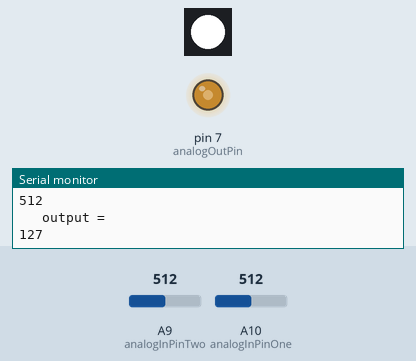
Bench run of a sketch on a simulated Arduino Mega 2560, built with avr-gcc and run on an emulated ATmega2560. Shown: 1 RGB LEDs in strip order, left to right, output pins drawn as LEDs (lit = HIGH), the last lines printed to the serial monitor. Inputs (shaded band) come from the test bench; at power-on: A10 (analogInPinOne) = 512, A9 (analogInPinTwo) = 512.

Above: at 1.6 s.
1.7 s: A10 (analogInPinOne) set to 6
At 3.4 s:
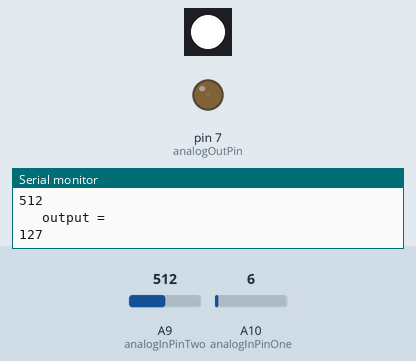
3.9 s: A10 (analogInPinOne) set to 3
At 4.7 s:
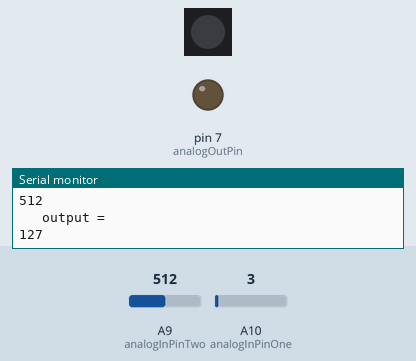
5.5 s: A10 (analogInPinOne) set to 716
At 6.2 s:
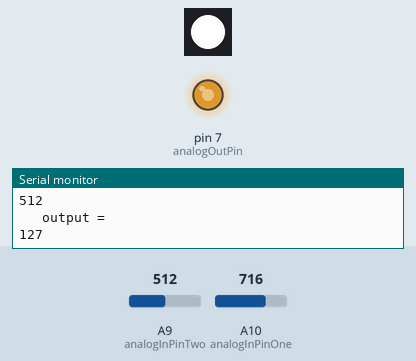
7.1 s: A9 (analogInPinTwo) set to 6
8.6 s: A9 (analogInPinTwo) set to 3
At 10.0 s:
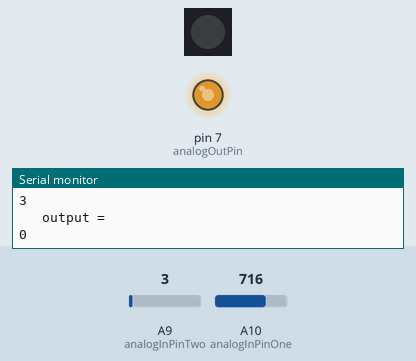
10.3 s: A10 (analogInPinOne) set to 900
At 11.5 s:
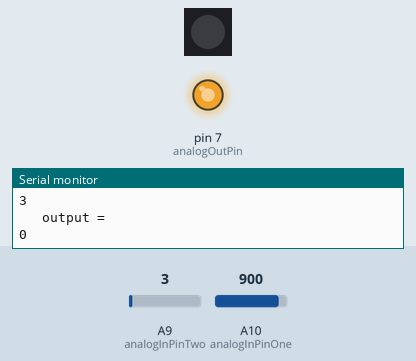
Timing chart, 0 to 12.9 s (numbered marks = the images above; inputs shaded):
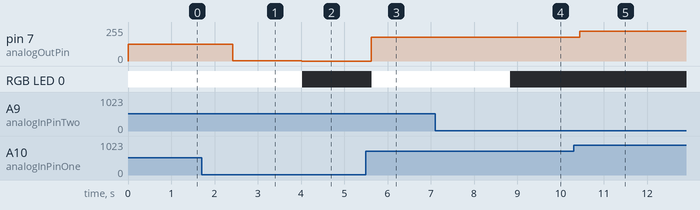

The sketch:

twoPressure.ino
```cpp
#include <Adafruit_NeoPixel.h>

#define PIN 8

#define NUMPIXELS 1

const int analogInPinOne = A10;
const int analogInPinTwo = A9;
const int analogOutPin = 7;

int sensorValueOne = 0;
int sensorValueTwo = 0;
int outputValueOne = 0;
int outputValueTwo = 0;

Adafruit_NeoPixel pixels = Adafruit_NeoPixel(NUMPIXELS, PIN, NEO_GRB + NEO_KHZ800);
void setup() {
  // put your setup code here, to run once:
  Serial.begin(9600);
  pixels.begin(); // This initializes the NeoPixel library.
  pixels.setBrightness(255);
  pixels.show();
}

void loop() { //Approach from https://www.motolibrarian.com/flora/ with modified
  // put your main code here, to run repeatedly:
  sensorValueOne = analogRead(analogInPinOne);
  sensorValueTwo = analogRead(analogInPinTwo);
  outputValueOne = map(sensorValueOne, 0, 1023, 0, 255);
  outputValueTwo = map(sensorValueTwo, 0, 1023, 0, 255);
  //Serial.println(sensorValue);
  analogWrite(analogOutPin, outputValueOne);

  if(outputValueOne >= 1 && outputValueTwo >= 1) {
     pixels.setPixelColor(0, pixels.Color(255,255,255));
     pixels.show();
    }else{
      pixels.setPixelColor(0, pixels.Color(0,0,0));
      pixels.show();
      }

  Serial.println("sensor1 = ");
  Serial.println(sensorValueOne);
  Serial.println("\t output = ");
  Serial.println(outputValueOne);
  Serial.println("sensor2 = ");
  Serial.println(sensorValueTwo);
  Serial.println("\t output = ");
  Serial.println(outputValueTwo);

  delay(800);
}
```

Measured:
- the behaviour switches between 5 and 4 on A10 (analogInPinOne) (found by bisection; images 1 and 2)
- the behaviour switches between 5 and 4 on A9 (analogInPinTwo) (found by bisection; images 3 and 4)
- after the input at 1.7 s, pin 7 (analogOutPin): 127/255 → 1/255 after 0.72 s
- after the input at 3.9 s, pin 7 (analogOutPin): 1/255 → 0/255 after 0.12 s; RGB LED 0: RGB(255, 255, 255) → off after 0.12 s
- after the input at 5.5 s, pin 7 (analogOutPin): 0/255 → 178/255 after 0.12 s; RGB LED 0: off → RGB(255, 255, 255) after 0.13 s
- after the input at 8.6 s, RGB LED 0: RGB(255, 255, 255) → off after 0.24 s
- after the input at 10.3 s, pin 7 (analogOutPin): 178/255 → 224/255 after 0.14 s
